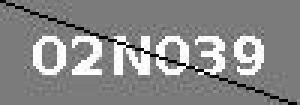
#> input picture dataset/correct_tagged_captchas/02N039.png, 100 x 35 px (shown 3 times larger); its folder holds only this picture in this run
$ python single_letters.py
#> lines starting #> are read from the running program, lines starting #| are printed output that depends on the picture; after the words box and inside, x2 and y2 are one past the last pixel; in counts of white or black regions, pixels touching at a corner belong together
import cv2
import imutils
import sys
import numpy as np
import glob
import os
import os.path

CAPTCHA_IMAGE_FOLDER = "dataset/correct_tagged_captchas/"
OUTPUT_FOLDER = "dataset/extracted_letter_images"

captcha_image_files = glob.glob(os.path.join(CAPTCHA_IMAGE_FOLDER, "*.png"))

counts = {}

for (i, captcha_image_file) in enumerate(captcha_image_files):
    print("[INFO] processing image {}/{}".format(i + 1, len(captcha_image_files)))

    # Since the filename contains the captcha text (i.e. "2A2X2Q.png" has the text "2A2X2Q"),
    # grab the base filename as the text
    filename = os.path.basename(captcha_image_file)
    captcha_correct_text = os.path.splitext(filename)[0]

    image = cv2.imread(captcha_image_file)
#> image is the input picture: shape (35, 100, 3); min 0, max 255, mean 136.8

    gray = cv2.cvtColor(image.copy(), cv2.COLOR_BGR2GRAY)

    # gray = cv2.copyMakeBorder(gray, 3, 3, 3, 3, cv2.BORDER_REPLICATE)

    thresh = cv2.threshold(gray, 0, 255, cv2.THRESH_OTSU)[1]
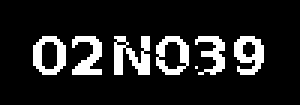
#> thresh: shape (35, 100) (shown 3 times larger); 13.3% white in thin lines or dots, all inside (x1, y1, x2, y2) = (11, 12, 88, 25)

    # Dilate image in order to delete sliced parts
    kernel = np.ones((2,1), np.uint8)
    img_dilate = cv2.dilate(thresh,kernel,iterations = 1)
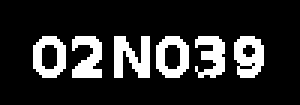
#> img_dilate: shape (35, 100) (shown 3 times larger); 16.8% white; 6 white regions

    # Find all contours
    contours = cv2.findContours(img_dilate.copy(), cv2.RETR_EXTERNAL, cv2.CHAIN_APPROX_SIMPLE)
#> contours = 6 contours; box (x1, y1, x2, y2) and area: (52, 12, 63, 26) 112, (11, 12, 22, 26) 112, (78, 12, 88, 26) 98, (38, 12, 50, 26) 78, (24, 12, 34, 26) 70, (65, 12, 75, 26) 60

    contours = contours[1] if imutils.is_cv3() else contours[0]


    letter_image_regions = []
    # Now we can loop through each of the four contours and extract the letter
    # inside of each one
    for contour in contours:
        # Get the rectangle that contains the contour
        (x, y, w, h) = cv2.boundingRect(contour)

        # Compare the width and height of the contour to detect letters that
        # are conjoined into one chunk
        if w / h > 1.25:
            # This contour is too wide to be a single letter!
            # Split it in half into two letter regions!
            half_width = int(w / 2)
            letter_image_regions.append((x, y, half_width, h))
            letter_image_regions.append((x + half_width, y, half_width, h))
        else:
            # This is a normal letter by itself
            letter_image_regions.append((x, y, w, h))
#> this loop made 6 passes
#> (x, w) on passes 1 to 6: (78, 10), (65, 10), (52, 11), (38, 12), (24, 10), (11, 11)
#> after the loop, letter_image_regions = [(78, 12, 10, 14), (65, 12, 10, 14), (52, 12, 11, 14), (38, 12, 12, 14), (24, 12, 10, 14), (11, 12, 11, 14)]

    if len(letter_image_regions) != 6:
    	continue

    # Sort the detected letter images based on the x coordinate to make sure
    # we are processing them from left-to-right so we match the right image
    # with the right letter
    letter_image_regions = sorted(letter_image_regions, key=lambda x: x[0])
#> letter_image_regions = [(11, 12, 11, 14), (24, 12, 10, 14), (38, 12, 12, 14), (52, 12, 11, 14), (65, 12, 10, 14), (78, 12, 10, 14)]


    for letter_bounding_box, letter_text in zip(letter_image_regions, captcha_correct_text):
        # Grab the coordinates of the letter in the image
        x, y, w, h = letter_bounding_box

        # Extract the letter from the original image with a 2-pixel margin around the edge
        letter_image = gray[y - 2:y + h + 2, x - 2:x + w + 2]

        # Get the folder to save the image in
        save_path = os.path.join(OUTPUT_FOLDER, letter_text)

        # if the output directory does not exist, create it
        if not os.path.exists(save_path):
            os.makedirs(save_path)

        # write the letter image to a file
        count = counts.get(letter_text, 1)
        p = os.path.join(save_path, "{}.png".format(str(count).zfill(6)))
        cv2.imwrite(p, letter_image)

        # increment the count for the current key
        counts[letter_text] = count + 1
#> this loop made 6 passes
#> (letter_bounding_box, letter_text, x, w, count) on passes 1 to 6: ((11, 12, 11, 14), '0', 11, 11, 1), ((24, 12, 10, 14), '2', 24, 10, 1), ((38, 12, 12, 14), 'N', 38, 12, 1), ((52, 12, 11, 14), '0', 52, 11, 2), ((65, 12, 10, 14), '3', 65, 10, 1), ((78, 12, 10, 14), '9', 78, 10, 1)
#> after the loop, counts = {'0': 3, '2': 2, 'N': 2, '3': 2, '9': 2}

$ run again, on dataset/correct_tagged_captchas/0XH510.png
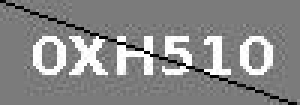
#> input picture dataset/correct_tagged_captchas/0XH510.png, 100 x 35 px (shown 3 times larger)
#> image is the input picture: shape (35, 100, 3); min 0, max 255, mean 136.1
#> `thresh = cv2.threshold(gray, 0, 255, cv2.THRESH_OTSU)[1]`:
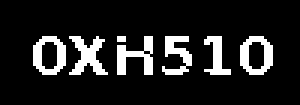
#> thresh: shape (35, 100) (shown 3 times larger); 12.9% white in thin lines or dots, all inside (x1, y1, x2, y2) = (11, 12, 91, 25)
#> `img_dilate = cv2.dilate(thresh,kernel,iterations = 1)`:
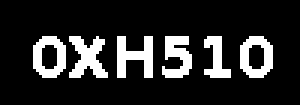
#> img_dilate: shape (35, 100) (shown 3 times larger); 15.9% white; 6 white regions
#> contours = 6 contours; box (x1, y1, x2, y2) and area: (80, 12, 91, 26) 112, (11, 12, 22, 26) 112, (23, 12, 36, 26) 79, (39, 12, 51, 26) 68, (54, 12, 64, 26) 62, (68, 12, 77, 26) 45
#> the loop `for contour in contours:` made 6 passes
#> (x, w) on passes 1 to 6: (80, 11), (68, 9), (54, 10), (39, 12), (23, 13), (11, 11)
#> after the loop `for contour in contours:`: letter_image_regions = [(80, 12, 11, 14), (68, 12, 9, 14), (54, 12, 10, 14), (39, 12, 12, 14), (23, 12, 13, 14), (11, 12, 11, 14)]
#> `letter_image_regions = sorted(letter_image_regions, key=lambda x: x[0])`: letter_image_regions = [(11, 12, 11, 14), (23, 12, 13, 14), (39, 12, 12, 14), (54, 12, 10, 14), (68, 12, 9, 14), (80, 12, 11, 14)]
#> the loop `for letter_bounding_box, letter_text in zip(letter_image_regions, capt..` made 6 passes
#> (letter_bounding_box, letter_text, x, w, count) on passes 1 to 6: ((11, 12, 11, 14), '0', 11, 11, 1), ((23, 12, 13, 14), 'X', 23, 13, 1), ((39, 12, 12, 14), 'H', 39, 12, 1), ((54, 12, 10, 14), '5', 54, 10, 1), ((68, 12, 9, 14), '1', 68, 9, 1), ((80, 12, 11, 14), '0', 80, 11, 2)
#> after the loop `for letter_bounding_box, letter_text in zip(letter_image_regions, capt..`: counts = {'0': 3, 'X': 2, 'H': 2, '5': 2, '1': 2}

$ run again, on dataset/correct_tagged_captchas/143451.png
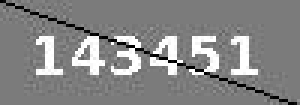
#> input picture dataset/correct_tagged_captchas/143451.png, 100 x 35 px (shown 3 times larger)
#> image is the input picture: shape (35, 100, 3); min 0, max 255, mean 133.7
#> `thresh = cv2.threshold(gray, 0, 255, cv2.THRESH_OTSU)[1]`:
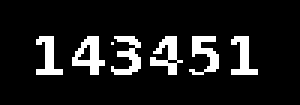
#> thresh: shape (35, 100) (shown 3 times larger); 11% white in thin lines or dots, all inside (x1, y1, x2, y2) = (12, 12, 86, 25)
#> `img_dilate = cv2.dilate(thresh,kernel,iterations = 1)`:
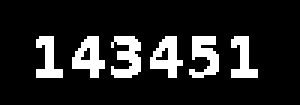
#> img_dilate: shape (35, 100) (shown 3 times larger); 13.9% white; 6 white regions
#> contours = 6 contours; box (x1, y1, x2, y2) and area: (24, 12, 35, 26) 75, (50, 12, 61, 26) 73, (37, 12, 47, 26) 61, (63, 12, 73, 26) 57, (77, 12, 86, 26) 46, (12, 12, 21, 26) 46
#> the loop `for contour in contours:` made 6 passes
#> (x, w) on passes 1 to 6: (77, 9), (63, 10), (50, 11), (37, 10), (24, 11), (12, 9)
#> after the loop `for contour in contours:`: letter_image_regions = [(77, 12, 9, 14), (63, 12, 10, 14), (50, 12, 11, 14), (37, 12, 10, 14), (24, 12, 11, 14), (12, 12, 9, 14)]
#> `letter_image_regions = sorted(letter_image_regions, key=lambda x: x[0])`: letter_image_regions = [(12, 12, 9, 14), (24, 12, 11, 14), (37, 12, 10, 14), (50, 12, 11, 14), (63, 12, 10, 14), (77, 12, 9, 14)]
#> the loop `for letter_bounding_box, letter_text in zip(letter_image_regions, capt..` made 6 passes
#> (letter_bounding_box, letter_text, x, w, count) on passes 1 to 6: ((12, 12, 9, 14), '1', 12, 9, 1), ((24, 12, 11, 14), '4', 24, 11, 1), ((37, 12, 10, 14), '3', 37, 10, 1), ((50, 12, 11, 14), '4', 50, 11, 2), ((63, 12, 10, 14), '5', 63, 10, 1), ((77, 12, 9, 14), '1', 77, 9, 2)
#> after the loop `for letter_bounding_box, letter_text in zip(letter_image_regions, capt..`: counts = {'1': 3, '4': 3, '3': 2, '5': 2}

$ run again, on dataset/correct_tagged_captchas/0328A9.png
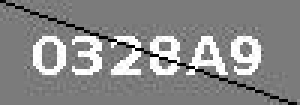
#> input picture dataset/correct_tagged_captchas/0328A9.png, 100 x 35 px (shown 3 times larger)
#> image is the input picture: shape (35, 100, 3); min 0, max 255, mean 136.5
#> `thresh = cv2.threshold(gray, 0, 255, cv2.THRESH_OTSU)[1]`:
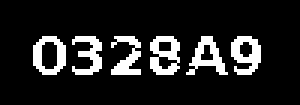
#> thresh: shape (35, 100) (shown 3 times larger); 13.2% white in thin lines or dots, all inside (x1, y1, x2, y2) = (11, 12, 87, 25)
#> `img_dilate = cv2.dilate(thresh,kernel,iterations = 1)`:
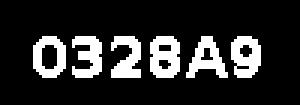
#> img_dilate: shape (35, 100) (shown 3 times larger); 16.9% white; 6 white regions
#> contours = 6 contours; box (x1, y1, x2, y2) and area: (11, 12, 22, 26) 112, (50, 12, 60, 26) 107, (77, 12, 87, 26) 98, (62, 12, 76, 26) 84, (37, 12, 47, 26) 68, (24, 12, 34, 26) 66
#> the loop `for contour in contours:` made 6 passes
#> (x, w) on passes 1 to 6: (77, 10), (62, 14), (50, 10), (37, 10), (24, 10), (11, 11)
#> after the loop `for contour in contours:`: letter_image_regions = [(77, 12, 10, 14), (62, 12, 14, 14), (50, 12, 10, 14), (37, 12, 10, 14), (24, 12, 10, 14), (11, 12, 11, 14)]
#> `letter_image_regions = sorted(letter_image_regions, key=lambda x: x[0])`: letter_image_regions = [(11, 12, 11, 14), (24, 12, 10, 14), (37, 12, 10, 14), (50, 12, 10, 14), (62, 12, 14, 14), (77, 12, 10, 14)]
#> the loop `for letter_bounding_box, letter_text in zip(letter_image_regions, capt..` made 6 passes
#> (letter_bounding_box, letter_text, x, w) on passes 1 to 6: ((11, 12, 11, 14), '0', 11, 11), ((24, 12, 10, 14), '3', 24, 10), ((37, 12, 10, 14), '2', 37, 10), ((50, 12, 10, 14), '8', 50, 10), ((62, 12, 14, 14), 'A', 62, 14), ((77, 12, 10, 14), '9', 77, 10)
#> after the loop `for letter_bounding_box, letter_text in zip(letter_image_regions, capt..`: counts = {'0': 2, '3': 2, '2': 2, '8': 2, 'A': 2, '9': 2}
